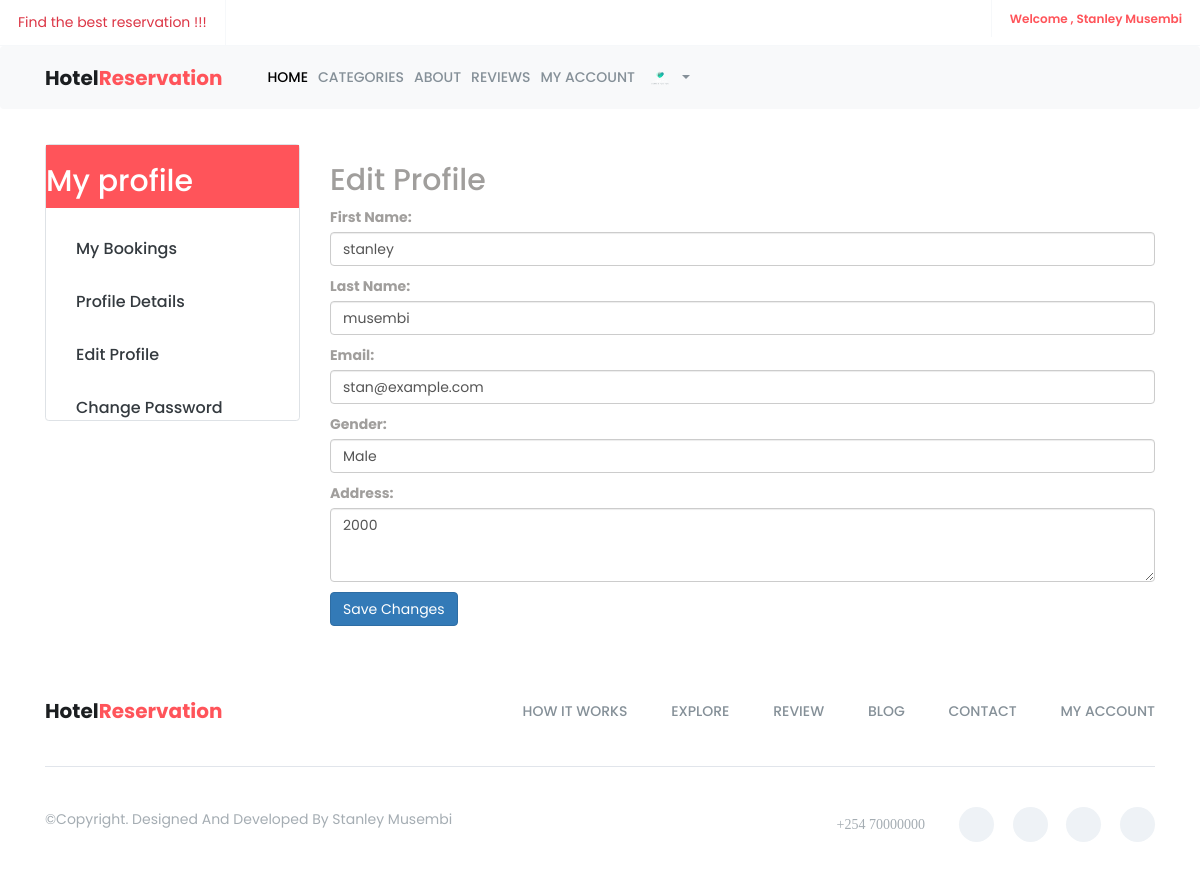
Screenshot of /auth/profile_details/ (signed in) with the database file from the repository.
### accounts/models.py (models this page shows, shortened)
class CustomUser(AbstractUser):
    email = models.EmailField(unique=True)
    gender = models.CharField(max_length=1,  blank=True, null=True)
    address = models.CharField(max_length=255, blank=True, null=True)
    image = models.ImageField(upload_to="user_images", blank=True, null=True)
    username = None
    objects = CustomUserManager()
    USERNAME_FIELD = 'email'
    REQUIRED_FIELDS = []

### accounts/views.py (the view)
# urls.py: path('profile_details/' , profile_details , name='profile_details'),
@login_required(login_url='accounts:login')
def profile_details(request):
    user  =  request.user
    context = {
        'user':user
    }
    return render(request , 'public/edit_profile.html' , context)

### templates/public/edit_profile.html (shortened to what this page needs)
{% extends 'public/base.html' %}
{% load static %}
{% load custom_filters %}
{% block content %}
    <div class="container mt-4 m-5">
        <div class="row">
            {% include 'public/profile_sidebar.html' %}
            <div class="col-md-9">
                <h2>Edit Profile</h2>
                <form method="post" action="{% url 'accounts:edit_profile' %}">
                    <div class="mb-3">
                        <label for="first_name" class="form-label">First Name:</label>
                        <input type="text" class="form-control" id="first_name" name="first_name" value="{{ user.first_name }}" required>
                    </div>
                    <div class="mb-3">
                        <label for="last_name" class="form-label">Last Name:</label>
                        <input type="text" class="form-control" id="last_name" name="last_name" value="{{ user.last_name }}" required>
                    </div>
                    <div class="mb-3">
                        <label for="email" class="form-label">Email:</label>
                        <input type="email" class="form-control" id="email" name="email" value="{{ user.email }}" required>
                    </div>
                    <div class="mb-3">
                        <label for="gender" class="form-label">Gender:</label>
                        <select class="form-control" id="gender" name="gender" required>
                            <option value="M" {% if user.gender == 'M' %}selected{% endif %}>Male</option>
                        </select>
                    </div>
                    <div class="mb-3">
                        <label for="address" class="form-label">Address:</label>
                        <textarea class="form-control" id="address" name="address" rows="3" required>{{ user.address }}</textarea>
                    </div>
                    <button type="submit" class="btn btn-primary">Save Changes</button>
                </form>
            </div>
        </div>
    </div>
{% endblock %}

### templates/public/base.html (shortened to what this page needs)
{% load static %}
<!doctype html>
<html class="no-js" lang="en">
    <head>
        <link href="https://cdn.jsdelivr.net/npm/bootstrap@5.3.2/dist/css/bootstrap.min.css" rel="stylesheet">
		<link href="https://cdn.jsdelivr.net/npm/bootstrap@5.3.2/dist/css/bootstrap.min.css" rel="stylesheet">
        <link rel="stylesheet" href="{% static 'assets/css/font-awesome.min.css' %}">
		<link rel="stylesheet" href="{% static 'assets/css/linearicons.css' %}">
        <link rel="stylesheet" href="{% static 'assets/css/animate.css' %}">
        <link rel="stylesheet" href="{% static 'assets/css/flaticon.css' %}">
        <link rel="stylesheet" href="{% static 'assets/css/slick.css' %}">
		<link rel="stylesheet" href="{% static 'assets/css/slick-theme.css' %}">
        <link rel="stylesheet" href="{% static 'assets/css/bootstrap.min.css' %}">
		<link rel="stylesheet" href="{% static 'assets/css/bootsnav.css' %}" >
        <link rel="stylesheet" href="{% static 'assets/css/style.css' %}">
        <link rel="stylesheet" href="{% static 'assets/css/responsive.css' %}">
    </head>
	<body>
		<header id="header-top" class="header-top">
			<ul>
				<li>
					<div class="header-top-left">
						<ul>
							<li class="select-opt">
								 <p class="text-danger">Find the best reservation !!!</p>
							</li>
						</ul>
					</div>
				</li>
				<li class="head-responsive-right pull-right">
                    <div class="header-top-right">
                        {% if  user.is_authenticated %}
						<ul>
							<li class="header-top-contact">
								 <a href="">Welcome , {{user.first_name }} {{user.last_name}} </a>
							</li>
						</ul>
						{% endif%}
                    </div>
                </li>
			</ul>
		</header>
		<section class="top-area">
			<div class="header-area">
			    <nav class="navbar navbar-expand-lg navbar-light bg-light fixed-top" style ="width:100%;" data-bs-minus-value-desktop="70" data-bs-minus-value-mobile="55" data-bs-speed="1000">
					<div class="container">
						<div class="navbar-brand">
							<a  href="{% url 'hotel:home'%} "  >Hotel<span class="brand-span">reservation</span></a>
						</div>
						<div class="collapse navbar-collapse menu-ui-design" id="navbar-menu">
							<ul class="navbar-nav ms-auto" data-bs-in="fadeInDown" data-bs-out="fadeOutUp">
								<li class="nav-item"><a href="{% url 'hotel:home' %}" class="nav-link active" href="#home">Home</a></li>
								<li class="nav-item"><a href="{% url 'hotel:all_categories' %}" class="nav-link" href="#works">Categories </a></li>
								<li class="nav-item"><a href="" class="nav-link" href="#explore">About</a></li>
								<li class="nav-item"><a href="" class="nav-link" href="#reviews">Reviews</a></li>
								<li class="nav-item"><a href="{% url 'accounts:profile' %}" class="nav-link" href="#contact">My Account</a></li>
								  {% if user.is_authenticated %}
								  <li class="nav-item ml-auto dropdown">
									  <a class="nav-link dropdown-toggle" href="#" id="profileDropdown" role="button" data-bs-toggle="dropdown" aria-haspopup="true" aria-expanded="false">
										  {% if user.image %}
											  <img src="{{ user.image.url }}" alt="Profile Image" width="30px" class="profile-image">
										  {% else %}
											  <img src="{% static 'assets/img/placeholder.webp' %}" alt="Placeholder Image" width="30px" class="profile-image">
										  {% endif %}
									  </a>
								  </li>
								  {% endif %}
							</ul>
						</div>
					</div>
				</nav>
			</div>
		</section>
        {% block content%}
         {% endblock content%}
		<footer id="footer"  class="footer">
			<div class="container">
				<div class="footer-menu">
		           	<div class="row">
			           	<div class="col-sm-3">
			           		 <div class="navbar-header">
				                <a class="navbar-brand" href="{% url 'hotel:home' %}">Hotel<span class="brand-span">Reservation</span></a>
				            </div>
			           	</div>
			           	<div class="col-sm-9">
			           		<ul class="footer-menu-item">
			                    <li class="scroll"><a href="#works">how it works</a></li>
			                    <li class="scroll"><a href="#explore">explore</a></li>
			                    <li class="scroll"><a href="#reviews">review</a></li>
			                    <li class="scroll"><a href="#blog">blog</a></li>
			                    <li class="scroll"><a href="#contact">contact</a></li>
			                    <li class=" scroll"><a href="#contact">my account</a></li>
			                </ul>
			           	</div>
		           </div>
				</div>
				<div class="hm-footer-copyright">
					<div class="row">
						<div class="col-sm-5">
							<p>
								&copy;copyright. designed and developed by Stanley Musembi
							</p>
						</div>
						<div class="col-sm-7">
							<div class="footer-social">
								<span><i class="fa fa-phone"> +254 70000000 </i></span>
								<a href="#"><i class="fa fa-facebook"></i></a>
								<a href="#"><i class="fa fa-twitter"></i></a>
								<a href="#"><i class="fa fa-linkedin"></i></a>
								<a href="#"><i class="fa fa-google-plus"></i></a>
							</div>
						</div>
					</div>
				</div>
			</div>
        </footer>
    </body>
</html>

### static/assets/css/bootsnav.css (style rules this page uses)
body { -webkit-transition: all 0.3s ease-in-out; -moz-transition: all 0.3s ease-in-out; -o-transition: all 0.3s ease-in-out; -ms-transition: all 0.3s ease-in-out; transition: all 0.3s ease-in-out; }

### static/assets/css/style.css (style rules this page uses)
* { padding: 0; margin: 0; }
* { -webkit-box-sizing:border-box; -moz-box-sizing:border-box; -o-box-sizing:border-box; -ms-box-sizing:border-box; box-sizing:border-box; }
body { font-family: 'Poppins', sans-serif; font-size:14px; color:#a09e9c; text-transform:initial; max-width:1920px; margin:0 auto; overflow-x:hidden; }
a,a:hover,a:active,a:focus { display:inline-block; text-decoration:none; color: #343a3f; font-size:16px; padding:0; font-weight: 500; text-transform: capitalize; }
p { margin: 0; color:#767f86; font-size:14px; line-height: 1.8; text-transform: initial; }
img { border:none;max-width:100%; height:auto; }
ul { padding: 0; margin: 0 auto; list-style: none; }
ul li { list-style: none; }
select,input,textarea,button { box-shadow:none;outline:0!important; }
button { background: transparent;border: 0;font-size: 12px; }
html,body { height: 100%; }
.header-top { border-bottom:1px solid #f6f8fa; }
.header-top ul li { display: inline-block; }
.header-top-left li,.header-top-right li { display: inline-block; }
.select-opt,.header-top-contact { padding: 10px 18px; border-right: 1px solid #f6f8fa; }
.header-top-contact { border-right: 0; border-left: 1px solid #f6f8fa; font-size: 12px; }
.header-top-right ul li a { color:#ff545a; font-size: 12px; font-weight: 600; }
.navbar-brand { display: inline-block; color: #1b1e20; font-size: 20px; font-weight: 700; text-transform:capitalize; }
.navbar-brand a { color: #1b1e20; font-size: 20px; font-weight: 700; text-transform:capitalize; }
.brand-span { display: inline-block;color:#ff545a;text-transform:capitalize; }
.nav-link { color: #859098; font-size: 14px; font-weight: 500; text-transform:uppercase; -webkit-transition: 0.3s linear; -moz-transition: 0.3s linear; -ms-transition: 0.3s linear; -o-transition: 0.3s linear; transition: 0.3s linear; }
.nav-link { padding:34px 21px; }
.menu-ui-design { overflow-y:scroll;height: 350px; }
.footer-menu { padding: 45px 0; }
.footer-menu .navbar-header { padding:0; }
.footer-menu .navbar-header a.navbar-brand,.footer-menu.footer-menu .navbar-header a.navbar-brand:hover,.footer-menu .navbar-header a.navbar-brand:focus { padding:0; height: 0; }
.footer-menu ul.footer-menu-item { text-align: right; }
.footer-menu ul.footer-menu-item li { display: inline-block; }
.footer-menu ul.footer-menu-item li a { color: #859098; font-size: 14px; text-transform: uppercase; padding-left: 40px; -webkit-transition:0.3s linear; -moz-transition:0.3s linear; -o-transition:0.3s linear; transition:0.3s linear; }
.hm-footer-copyright { padding: 40px 0; border-top: 1px solid #e1e5eb; }
.hm-footer-copyright p,.hm-footer-copyright p a { color: #a5adb3; font-size: 14px; font-weight: 400; text-transform: capitalize; }
.footer-social { text-align: right; }
.footer-social .fa-phone:before { position: relative; top: 2px; }
.footer-social a ,.footer-social span { display: inline-block; color: #afb4bf; font-size: 14px; margin-left: 15px; -webkit-transition: .3s; -moz-transition:.3s; -ms-transition:.3s; -o-transition:.3s; transition: .3s; }
.footer-social a { width: 35px; height: 35px; line-height: 35px; background: #eef2f6; text-align: center; border-radius: 50%; }
.footer-social span { margin-right:15px;margin-left: 0;color: #a5adb3; }

### rows the page displays
CustomUser: first_name "Stanley", last_name "Musembi", image (picture), first_name "stanley", last_name "musembi", email "stan@example.com", gender "Male", address "2000"
